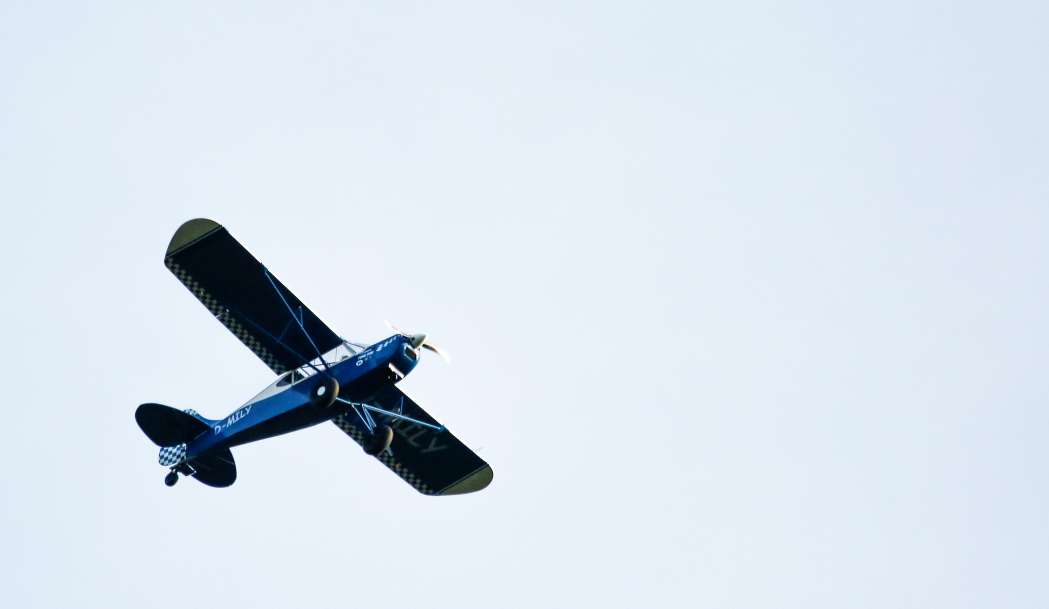
#> input picture Task 1/plane.jpg, 3147 x 1825 px (shown at 1/3 size)
$ jupyter execute main_1.ipynb
#> lines starting #> are read from the running program, lines starting #| are printed output that depends on the picture; after the words box and inside, x2 and y2 are one past the last pixel; in counts of white or black regions, pixels touching at a corner belong together
# Procesamiento de imágenes · Tarea 1

Esta tarea será una introducción al procesamiento de imágenes en Python con OpenCV y Numpy. Cargaremos una foto a color y en escala de grises, para luego segmentar el objeto principal y obtener información sobre este. Lograremos segmentar el avión, generando una imagen similar a la siguiente:

El programa está incompleto, por lo que deberás escribir tu propio código en las celdas que lo soliciten. Ejecuta las celdas en orden hasta llegar a una que debas rellenar. Una vez hayas escrito tu código, continúa ejecutando las celdas y asegúrate que no hayan alertas al correr los chequeos.

### Importante
* Lee atentamente las instrucciones y todo el código.
* Ejecuta las celdas en orden.
* Escribe tu código en las celdas que lo soliciten.
* Usa los nombres de variables que te pidan.
* Confirma que tu código esté correcto corriendo las celdas que dicen "Chequeo".
* Si el chequeo alerta que hay alguna variable incorrecta, vuelve atrás y arréglala. No hay penalización por esto.

### Configuración inicial

##### Importamos librerías

[cell 1]
import cv2
import matplotlib.pyplot as plt
import numpy as np

##### Aumentamos el tamaño de las imágenes

[cell 2]
plt.rcParams['figure.dpi'] = 200

## Carga y visualización de la imagen

##### Cargamos la foto en escala de grises y a color

Extraeremos la información de la imagen en escala de grises, pero usaremos la imagen a color para visualizar algunos resultados.

[cell 3]
img_path = 'plane.jpg'
img_gray = cv2.imread(img_path, cv2.IMREAD_GRAYSCALE)
#> img_gray: shape (1825, 3147); min 0, max 255, mean 224.3
img_color = cv2.imread(img_path, cv2.IMREAD_COLOR)[:, :, ::-1]

##### Mostramos la foto en escala de grises junto con información sobre ella

[cell 4]
print(f'La clase de la imagen es {type(img_gray).__name__}')
#| La clase de la imagen es ndarray
print(f'La clase de cada pixel es {img_gray.dtype}')
#| La clase de cada pixel es uint8

plt.imshow(img_gray, cmap='gray')
plt.title('Imagen en escala de grises');

[cell 5]
plt.imshow(img_color)
plt.title('Imagen a color');

### Información sobre la imagen

Aprendamos un poco más sobre nuestra foto. **Tenemos que definir tres variables:**

* ```img_gray_shape```: una tupla que contenga las dimensiones de la imagen.
* ```img_gray_min```: el valor mínimo de la imagen.
* ```img_gray_max```: el valor máximo de la imagen.

Como nuestra foto es un ```ndarray```, tenemos funciones y parámetros que nos permiten obtener esta información rápidamente. En [esta](https://numpy.org/doc/stable/reference/generated/numpy.ndarray.html) página puedes encontrar la información para obtener lo solicitado.

[cell 6]
img_gray_shape = img_gray.shape
#> img_gray_shape = (1825, 3147)
img_gray_min = img_gray.min()
#> img_gray_min = 0
img_gray_max = img_gray.max()
#> img_gray_max = 255
print(f'Las dimensiones de la imagen son {img_gray_shape}')
#| Las dimensiones de la imagen son (1825, 3147)
print(f'La intensidad del pixel más oscuro es {img_gray_min}')
#| La intensidad del pixel más oscuro es 0
print(f'La intensidad del pixel más claro es {img_gray_max}')
#| La intensidad del pixel más claro es 255

## Histograma

Un histograma es un gráfico que entrega el número de pixeles de la imagen para cada tono de gris.

Gran parte de nuestra foto corresponde a pixeles claros, es decir, intensidades altas. Al contrario, los pixeles pertenecientes al avión son más oscuros. Debido a esto, nuestro histograma tendrá dos grandes *peaks*.

[cell 7]
plt.hist(img_gray.ravel(), 256)
plt.title('Histograma')
plt.xlabel('Intensidad del pixel')
plt.ylabel('Cantidad de pixeles');
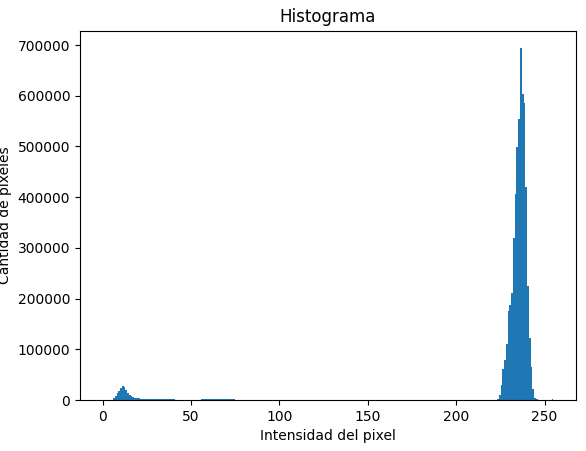
#> figure drawn by matplotlib, 1 panel; tallest bar 693713 high, from x = 236.1 to 237.1

Podemos hacer *zoom* en el eje vertical para ver más detalle.

[cell 8]
plt.hist(img_gray.ravel(), 256)
plt.ylim(0, 5000)
plt.title('Histograma (con aumento en el eje Y)')
plt.xlabel('Intensidad del pixel')
plt.ylabel('Cantidad de pixeles');
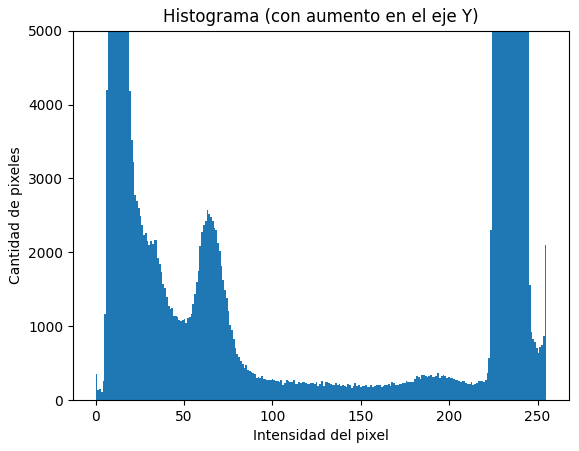
#> figure drawn by matplotlib, 1 panel; tallest bar 693713 high, from x = 236.1 to 237.1

## Elección del umbral

Queremos escoger un umbral para determinar si un pixel pertenece al cielo o al avión. En el histograma anterior vimos *peaks* que representan las distintas partes de la foto, lo que nos puede ayudar a encontrar nuestro umbral.

**Define la variable ```threshold``` con un valor que segmente bien el avión.** Hay más de una respuesta correcta.

[cell 9]
# Define threshold
threshold = 80

## Segmentación

Ahora que encontramos un buen umbral, lo usaremos para segmentar nuestra imagen. La función ```threshold``` de OpenCV fija cada pixel menor o igual al umbral en cero, y en un valor máximo en el caso contrario. Sin embargo, estamos pasando el parámetro ```THRESH_BINARY_INV``` en vez de ```THRESH_BINARY```, por lo que se invertirán los pixeles a la salida. Esto logra que el avión quede en blanco y el fondo en negro.

[cell 10]
img_bin = cv2.threshold(img_gray, threshold, 255, cv2.THRESH_BINARY_INV)[1]
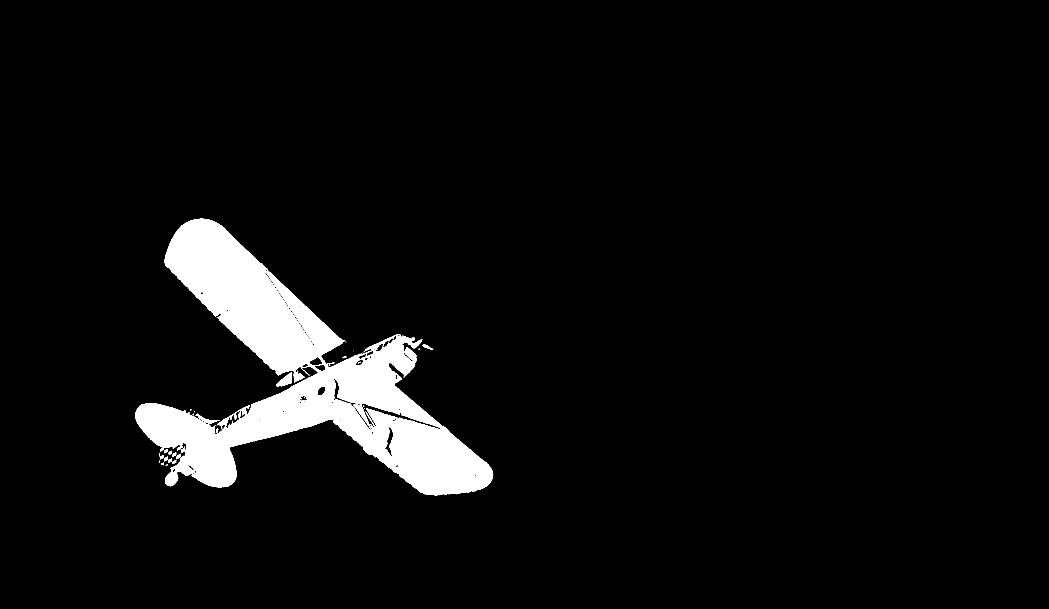
#> img_bin: shape (1825, 3147) (shown at 1/3 size); 5.3% white; 60 white regions (42 under 20 px)
print(f'La clase de la imagen es {type(img_bin).__name__}')
#| La clase de la imagen es ndarray
print(f'La clase de cada pixel es {img_bin.dtype}')
#| La clase de cada pixel es uint8

plt.imshow(img_bin, cmap='gray')
plt.title('Imagen binaria con el avión segmentado');

### Información sobre la imagen

Estudiemos esta nueva imagen. **Definamos las mismas tres variables de antes, pero ahora para ```img_bin```:**

* ```img_bin_shape```: una tupla que contenga las dimensiones de la imagen.
* ```img_bin_min```: el valor mínimo de la imagen.
* ```img_bin_max```: el valor máximo de la imagen.

[cell 11]
# Define img_bin_shape, img_bin_min y img_bin_max
img_bin_shape = img_bin.shape
#> img_bin_shape = (1825, 3147)
img_bin_min = img_bin.min()
#> img_bin_min = 0
img_bin_max = img_bin.max()
#> img_bin_max = 255
print(f'Las dimensiones de la imagen son {img_bin_shape}')
#| Las dimensiones de la imagen son (1825, 3147)
print(f'La intensidad del pixel más oscuro es {img_bin_min}')
#| La intensidad del pixel más oscuro es 0
print(f'La intensidad del pixel más claro es {img_bin_max}')
#| La intensidad del pixel más claro es 255

## Cantidad de pixeles

Queremos estudiar un poco más detalladamente la imagen segmentada. Calculemos qué porcentaje de los pixeles corresponden al avión.

Calcular la **cantidad total de pixeles (```total_pixels```)** es fácil. Puedes usar las ya obtenidas dimensiones de la imagen.

También necesitamos conocer la **cantidad de pixeles de corresponden al avión (```plane_pixels```)**, es decir, que no valen cero. Numpy nos ayuda con una función para esto: ```count_nonzero```. [Aquí](https://numpy.org/doc/stable/reference/generated/numpy.count_nonzero.html) puedes encontrar más información sobre la función.

[cell 12]
# Define plane_pixels y total_pixels
# Escribe tu código en las siguientes líneas
total_pixels = img_bin_shape[0]*img_bin_shape[1]
#> total_pixels = 5743275
plane_pixels = np.count_nonzero(img_bin)
#> plane_pixels = 303965
print(f'Un {plane_pixels/total_pixels*100:.2f}% de los pixeles corresponden al avión ({plane_pixels} de {total_pixels})')
#| Un 5.29% de los pixeles corresponden al avión (303965 de 5743275)

## *Bounding box*

Ahora que hemos determinado qué pixeles pertenecen al avión, podemos obtener un cuadro delimitador, o *bounding box*, que corresponde al rectángulo no rotado más pequeño que incluye todos los pixeles del avión.

Podemos obtener el _bounding box_ del avión a partir de nuestra imagen binaria usando la función ``boundingRect`` de OpenCV. En [esta](https://docs.opencv.org/4.5.2/dd/d49/tutorial_py_contour_features.html) página se explica cómo usarla.

**En el siguiente cuadro debes definir la coordenada de la esquina superior izquierda del rectángulo (``bbox_x``  y ``bbox_y``), junto con el ancho y alto de este (``bbox_w`` y ``bbox_h``).**

[cell 13]
# Define bbox_x, bbox_y, bbox_w y bbox_h
"""First, we are going to save the tuple returned by boundingRect, this CV
function detects the smallest rectangle to capture all non-zero pixels """
tmpTp = cv2.boundingRect(img_bin)
#> tmpTp = (405, 656, 1075, 831)
bbox_x = tmpTp[0]
#> bbox_x = 405
bbox_y = tmpTp[1]
#> bbox_y = 656
bbox_w = tmpTp[2]
#> bbox_w = 1075
bbox_h = tmpTp[3]
#> bbox_h = 831

print(f'Posición X: {bbox_x}')
#| Posición X: 405
print(f'Posición Y: {bbox_y}')
#| Posición Y: 656
print(f'Ancho: {bbox_w}')
#| Ancho: 1075
print(f'Alto: {bbox_h}')
#| Alto: 831
plt.imshow(cv2.rectangle(img_color.copy(), (bbox_x, bbox_y),(bbox_x + bbox_w, bbox_y + bbox_h), (255, 88, 0), 6))
plt.title('Imagen a color con bounding box');
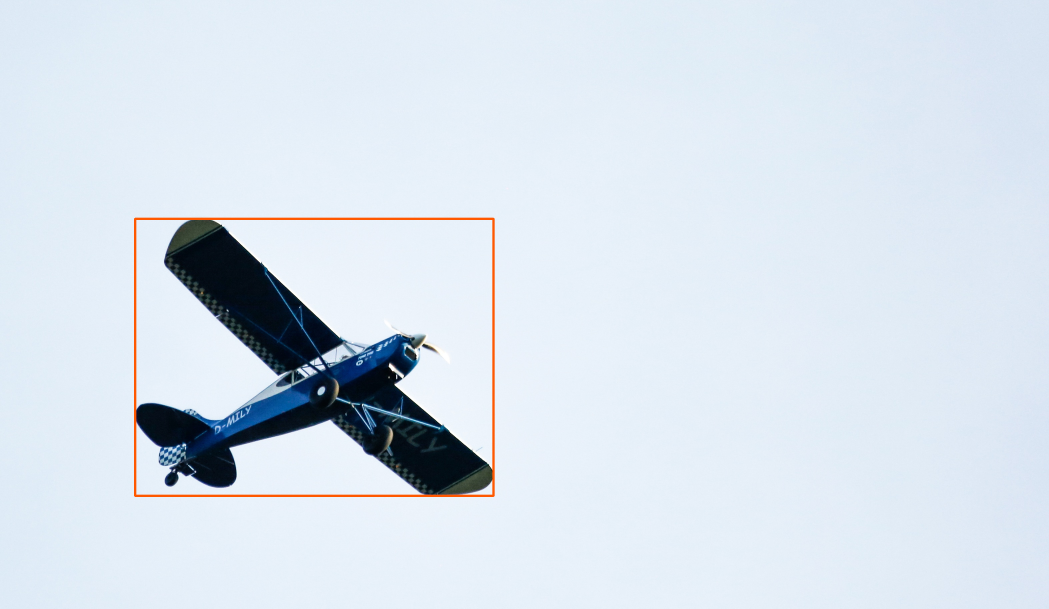
#> shown: shape (1825, 3147, 3) (shown at 1/3 size); mean R, G, B 216, 225.7, 235.6

## Contorno

A partir de la imagen binaria también podemos obtener el contorno del avión. Esto nos permitirá hacer operaciones interesantes más adelante, como colocar una copia del avión en otra parte de la imagen.

Para obtener los **contornos del avión** podemos usar la función ``findContours``de OpenCV. Puedes encontrar información sobre esta función [aquí](https://docs.opencv.org/4.5.2/d4/d73/tutorial_py_contours_begin.html) y [aquí](https://docs.opencv.org/4.5.2/d3/dc0/group__imgproc__shape.html#gadf1ad6a0b82947fa1fe3c3d497f260e0).

Usaremos la función de la siguiente forma:

```python
cv2.findContours(img_bin, cv2.RETR_TREE, cv2.CHAIN_APPROX_SIMPLE)
```

Esta nos retornará los arreglos ``contours`` y ``hierarchy``, pero para efectos de esta actividad solo nos interesa el primero. ``contours`` contiene todos los contornos encontrados en la imagen. En este caso aparecerán varios, ya que la imagen contiene varios elementos y agujeros.

Para encontrar el **contorno más grande**, correspondiente al borde externo del avión, usaremos la función ``max`` de Python de la siguiente manera:

```python
max(contours, key=len)
```

Esta nos retornará el contorno con la mayor cantidad de puntos, el cual debemos guardar en ``contour``.

[cell 14]
# Define contours y contour
contours, hierarchy = cv2.findContours(img_bin, cv2.RETR_TREE, cv2.CHAIN_APPROX_SIMPLE)
#> contours = 303 contours, 247 with area under 20; largest, box (x1, y1, x2, y2) and area: (405, 656, 1480, 1487) 310146, (1085, 1196, 1322, 1294) 3538, (994, 1134, 1115, 1294) 1638, (794, 815, 949, 1046) 1078, (1153, 1278, 1180, 1369) 1006
contour = max(contours, key = len)
#> contour = contour of 2977 points, box (x1, y1, x2, y2) (405, 656, 1480, 1487), area 310146
plt.imshow(cv2.drawContours(img_color.copy(), [contour], 0, (255, 88, 0), 7))
plt.title('Imagen a color con contorno');
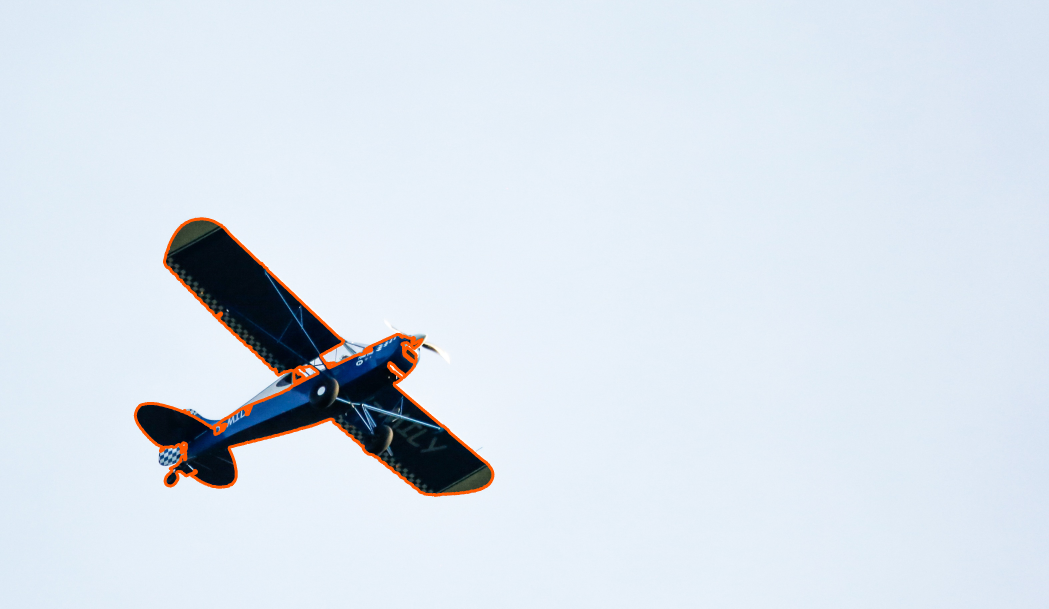
#> shown: shape (1825, 3147, 3) (shown at 1/3 size); mean R, G, B 217.4, 226.3, 235.6
